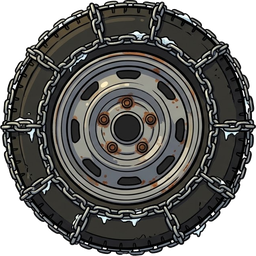
#> input picture klapperkiste/assets/teile/schneeketten/seite.png, 256 x 256 px, given in place of schneeketten_blatt.jpg, which was not available
$ python schneeketten_einpassen.py
#> lines starting #> are read from the running program, lines starting #| are printed output that depends on the picture; pictures that were not available may be replaced by others from this repository, and a replacement may not be noted
### klapperkiste/tools/teilwerk.py
"""Werkzeug für Klapperkiste-Teile.

Drei Befehle:

  vorlagen   Raster-Vorlagen für jede Teile-Kategorie (Seite + Draufsicht) und
             den Gesamtplan des Autos erzeugen.
  einpassen  Ein generiertes oder gemaltes Bild freistellen, zuschneiden und
             exakt auf die Rastergröße seiner Kategorie bringen.
  bauen      Fertige Teile probeweise zu einem Auto zusammensetzen, um zu
             prüfen, ob alles zusammenpasst.
  blatt      Doppelbild mit Seitenansicht (oben) und Draufsicht (unten)
             trennen und beide Ansichten einpassen.
  karosserie Ganze Karosserie (Doppelbild) auf Norm bringen und an den
             Nähten in hinten, Mitte und vorne schneiden.
  geliefert  Lieferstand (alle Teile unter assets/teile/) für die
             Prompt-Liste in design/geliefert.js schreiben.

Beispiele:
  python klapperkiste/tools/teilwerk.py vorlagen
  python klapperkiste/tools/teilwerk.py einpassen roh.png motor seite motor_seite.png
  python klapperkiste/tools/teilwerk.py blatt roh_blatt.png maeher motor
  python klapperkiste/tools/teilwerk.py bauen seite auto.png rahmen=a.png motor=b.png radH=c.png
"""

from __future__ import annotations

import argparse
import base64
import io
import json
import os
import sys

from PIL import Image, ImageChops, ImageDraw, ImageFont

ROOT = os.path.normpath(os.path.join(os.path.dirname(__file__), ".."))
RASTER_PATH = os.path.join(ROOT, "assets", "raster.json")
VORLAGEN_DIR = os.path.join(ROOT, "assets", "vorlagen")

INK = (29, 39, 48, 255)
GRID = (201, 211, 214, 255)
KANTE = (224, 75, 58, 255)
PAPIER = (255, 255, 255, 255)

# Farben für Platzhalter im Gesamtplan
FARBEN = {
    "rahmen": (201, 138, 75), "rad": (38, 43, 48), "motor": (224, 75, 58),
    "energie": (47, 111, 176), "sitz": (47, 143, 136), "lenkung": (111, 143, 166),
    "vorderbau": (242, 182, 50), "vorne": (159, 215, 232), "heck": (140, 153, 163),
    "achse": (93, 78, 66), "licht": (255, 236, 150), "hupe": (214, 170, 60),
    "karosserie_hinten": (127, 207, 174), "karosserie_mitte": (127, 207, 174),
    "karosserie_vorne": (127, 207, 174),
}


def lade_raster(pfad: str = RASTER_PATH) -> dict:
    with open(pfad, encoding="utf-8") as f:
        return json.load(f)


# [5 lines left out: function box_px, not called in this run]


SCHRIFTEN = [
    "/usr/share/fonts/truetype/dejavu/DejaVuSans.ttf",
    "/Library/Fonts/Arial Unicode.ttf",
    "C:/Windows/Fonts/arial.ttf",
]


# [226 lines left out: functions _schrift, _farbmaske, _erstes_pixel, freistellen, drehen, rot_entsaettigen and 5 more, not called in this run]


# --- Karosserie ----------------------------------------------------------------

KAROSSERIE_TEILE = ("hinten", "mitte", "vorne")


# [338 lines left out: functions _ausdehnung, _naht_mass, _normieren, karosserie_schneiden, karosserie_platzhalter, _raster_linien and 6 more, not called in this run]


# --- Lieferstand für die Prompt-Liste -------------------------------------------

TEILE_DIR = os.path.join(ROOT, "assets", "teile")
GELIEFERT_JS = os.path.join(ROOT, "design", "geliefert.js")
TEILE_JS = os.path.join(ROOT, "design", "teile.js")


# [59 lines left out: functions lieferstand, _data_uri, schreibe_lieferstand, not called in this run]


# --- Kommandozeile ------------------------------------------------------------

def main(argv: list[str] | None = None) -> int:
    p = argparse.ArgumentParser(description=__doc__, formatter_class=argparse.RawDescriptionHelpFormatter)
    sub = p.add_subparsers(dest="befehl", required=True)
    sub.add_parser("vorlagen", help="Vorlagen und Gesamtplan erzeugen")
    sub.add_parser("geliefert", help="Lieferstand für die Prompt-Liste schreiben (design/geliefert.js)")
    e = sub.add_parser("einpassen", help="Bild freistellen und auf Rastergröße bringen")
    e.add_argument("eingabe")
    e.add_argument("kategorie")
    e.add_argument("ansicht", choices=["seite", "oben"])
    e.add_argument("ausgabe")
    e.add_argument("--toleranz", type=int, default=40, help="Farbabstand für den Hintergrund (Standard 40)")
    e.add_argument("--keine-inseln", action="store_true",
                   help="Eingeschlossene weiße Flächen nicht entfernen (für Teile mit reinweißen Flächen)")
    e.add_argument("--drehen", type=int, default=0, choices=[0, 90, 180, 270],
                   help="Bild vorher gegen den Uhrzeigersinn drehen, z. B. wenn vorne nicht rechts ist")
    bl = sub.add_parser("blatt", help="Doppelbild (Seite oben, Draufsicht unten) teilen und einpassen")
    bl.add_argument("eingabe")
    bl.add_argument("teil_id", help="z. B. maeher; Ausgabe nach assets/teile/<teil_id>/")
    bl.add_argument("kategorie")
    bl.add_argument("--toleranz", type=int, default=40)
    bl.add_argument("--keine-inseln", action="store_true")
    bl.add_argument("--kappen", nargs=3, action="append", default=[], metavar=("ANSICHT", "KANTE", "PROZENT"),
                    help="Rand abschneiden, z. B. --kappen seite unten 27 (wiederholbar)")
    bl.add_argument("--rot-grau", choices=["seite", "oben"],
                    help="Rote Stellen in dieser Ansicht grau färben (z. B. Felgenrest in der Draufsicht)")
    ka = sub.add_parser("karosserie", help="Ganze Karosserie (Doppelbild) normieren und in 3 Teile schneiden")
    ka.add_argument("eingabe")
    ka.add_argument("modell", help="z. B. kaefer; Ausgabe nach assets/teile/<modell>_hinten|_mitte|_vorne/")
    ka.add_argument("--keine-inseln", action="store_true")
    kp = sub.add_parser("karosserie-platzhalter",
                        help="Drei gezeichnete Platzhalter-Karosserien (A, B, C) erzeugen")
    kp.add_argument("--roh", help="Ordner für die Rohbilder (Standard: assets/teile/platzhalter-roh)")
    bb = sub.add_parser("bauen", help="Teile zu einem Auto zusammensetzen")
    bb.add_argument("ansicht", choices=["seite", "oben"])
    bb.add_argument("ausgabe")
    bb.add_argument("teile", nargs="+", help="slot=bild.png, z. B. motor=motor_seite.png")
    args = p.parse_args(argv)
    raster = lade_raster()

    if args.befehl == "geliefert":
        print(f"{schreibe_lieferstand(raster)} Bilder eingetragen in {os.path.relpath(GELIEFERT_JS)}")
    elif args.befehl == "vorlagen":
        for pfad in alle_vorlagen(raster):
            print(os.path.relpath(pfad))
    elif args.befehl == "einpassen":
        roh = drehen(Image.open(args.eingabe), args.drehen)
        fertig, hinweise = einpassen(roh, raster, args.kategorie, args.ansicht,
                                     args.toleranz, not args.keine_inseln)
        fertig.save(args.ausgabe)
        print(f"{args.ausgabe}: {fertig.width}×{fertig.height} px")
        for h in hinweise:
            print("Hinweis:", h)
    elif args.befehl == "blatt":
        ziel = os.path.join(TEILE_DIR, args.teil_id)
        os.makedirs(ziel, exist_ok=True)
        schnitte = [(a, k, float(p)) for a, k, p in args.kappen]
        ergebnis = blatt_einpassen(Image.open(args.eingabe), raster, args.kategorie, args.toleranz,
                                   not args.keine_inseln, schnitte)
        for ansicht, (fertig, hinweise) in ergebnis.items():
            if args.rot_grau == ansicht:
                fertig = rot_entsaettigen(fertig)
            pfad = os.path.join(ziel, f"{ansicht}.png")
            fertig.save(pfad)
            print(f"{os.path.relpath(pfad)}: {fertig.width}×{fertig.height} px")
            for h in hinweise:
                print(f"Hinweis ({ansicht}):", h)
    elif args.befehl in ("karosserie", "karosserie-platzhalter"):
        if args.befehl == "karosserie":
            auftraege = [(args.modell, Image.open(args.eingabe), not args.keine_inseln)]
        else:
            roh_dir = args.roh or os.path.join(TEILE_DIR, "platzhalter-roh")
            os.makedirs(roh_dir, exist_ok=True)
            auftraege = []
            for m in ("A", "B", "C"):
                roh = karosserie_platzhalter(raster, m)
                roh.save(os.path.join(roh_dir, f"platzhalter-{m.lower()}_blatt.png"))
                auftraege.append((f"platzhalter-{m.lower()}", roh, True))
        for modell, roh, inseln in auftraege:
            teile, hinweise = karosserie_schneiden(roh, raster, inseln=inseln)
            for teil, ansichten in teile.items():
                ziel = os.path.join(TEILE_DIR, f"{modell}_{teil}")
                os.makedirs(ziel, exist_ok=True)
                for ansicht, fertig in ansichten.items():
                    fertig.save(os.path.join(ziel, f"{ansicht}.png"))
                print(f"{os.path.relpath(ziel)}: seite + oben")
            for h in hinweise:
                print("Hinweis:", h)
    elif args.befehl == "bauen":
        teile = {}
        for eintrag in args.teile:
            slot, pfad = eintrag.split("=", 1)
            teile[slot] = Image.open(pfad).convert("RGBA")
        bauen(raster, args.ansicht, teile).save(args.ausgabe)
        print(args.ausgabe)
    return 0


# [2 lines that do not run on import are left out]

### klapperkiste/tools/einmalig/schneeketten_einpassen.py
"""Einmalige Bearbeitung: Rad mit Schneeketten.

Das Blatt hat links das Rad von der Seite und rechts zwei Draufsichten
übereinander; genommen wird die obere. Keine Lochsuche, sonst verschwindet der
Schnee zwischen den Kettengliedern.

Aufruf:
  python klapperkiste/tools/einmalig/schneeketten_einpassen.py
"""

from __future__ import annotations

import os
import sys

from PIL import Image

sys.path.insert(0, os.path.join(os.path.dirname(__file__), ".."))
import teilwerk  # noqa: E402

TEIL = os.path.join(teilwerk.TEILE_DIR, "schneeketten")
ROH = os.path.join(TEIL, "roh")
SEITE = (0, 0, 700, 768)        # Rad von der Seite
OBEN = (700, 0, 1408, 370)      # obere der beiden Draufsichten


def main() -> int:
    blatt = Image.open(os.path.join(ROH, "schneeketten_blatt.jpg")).convert("RGB")
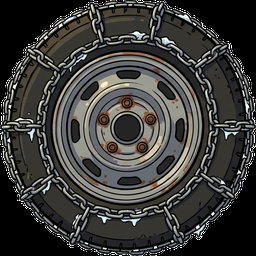
#> blatt: PIL image 256x256 RGB; mean R, G, B 59.9, 59.3, 57.1
    for ansicht, box in (("seite", SEITE), ("oben", OBEN)):
        roh = os.path.join(ROH, f"schneeketten_{ansicht}.png")
        blatt.crop(box).save(roh)
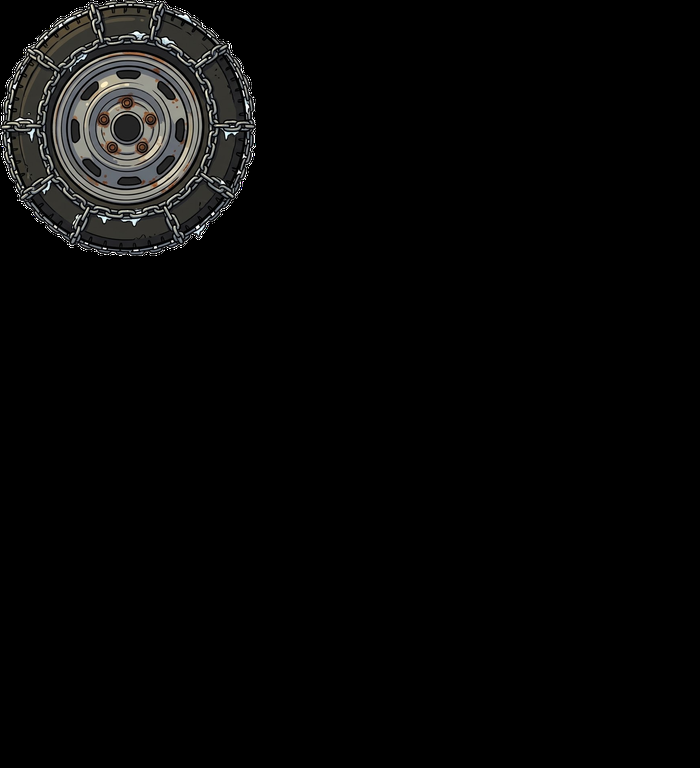
#> saved as schneeketten_seite.png: PIL image 700x768 RGB; mean R, G, B 7.3, 7.2, 7
        ziel = os.path.join(TEIL, f"{ansicht}.png")
        teilwerk.main(["einpassen", roh, "rad", ansicht, ziel, "--keine-inseln"])
    return 0


if __name__ == "__main__":
#> (the run stopped early here; a loop or call above may not have finished)

$ run again, on klapperkiste/assets/geschichte/donnerkeil_foto.jpg
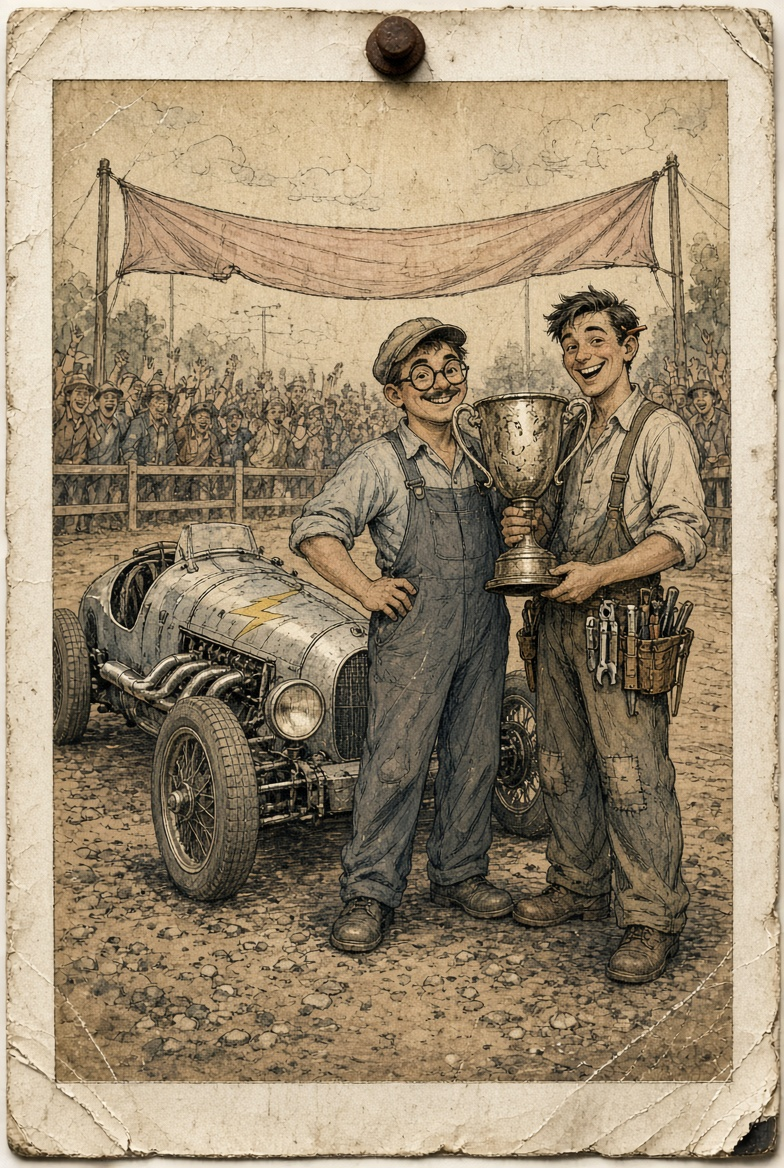
#> input picture klapperkiste/assets/geschichte/donnerkeil_foto.jpg, 784 x 1168 px, given in place of schneeketten_blatt.jpg, which was not available
#> in main, blatt is the input picture: PIL image 784x1168 RGB; mean R, G, B 156.9, 140.4, 115.2
#> in main, `blatt.crop(box).save(roh)`:
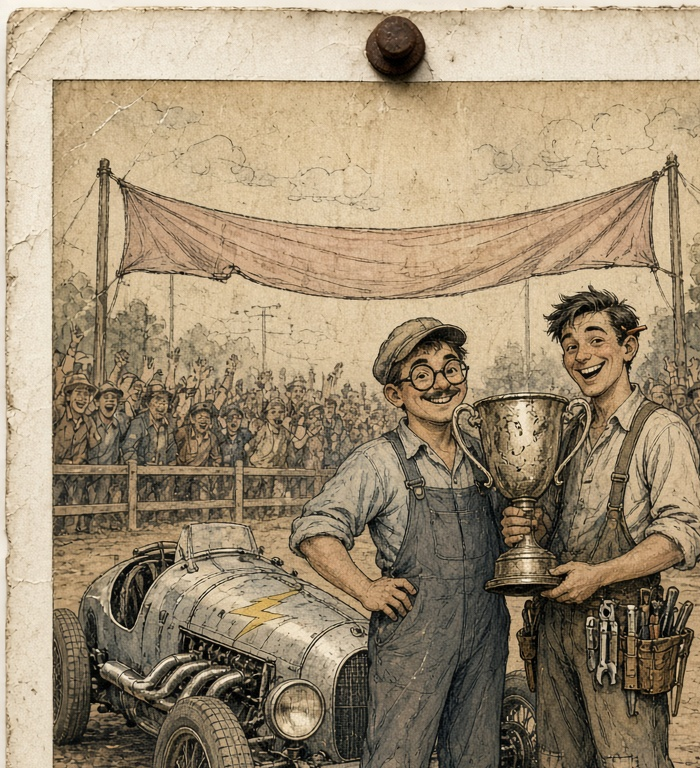
#> saved as schneeketten_seite.png: PIL image 700x768 RGB; mean R, G, B 159, 142, 116

$ run again, on klapperkiste/assets/teile/badewanne-roh/badewanne_blatt_original.jpg
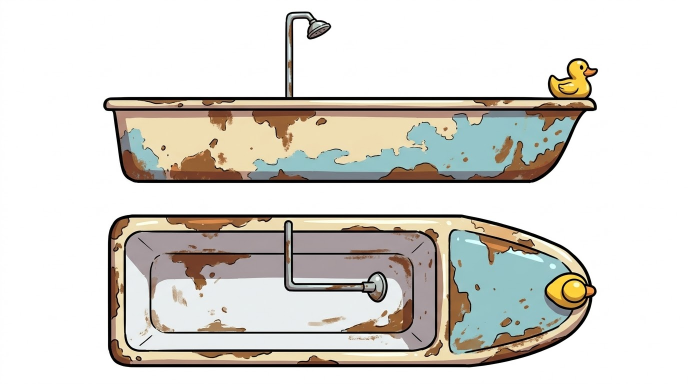
#> input picture klapperkiste/assets/teile/badewanne-roh/badewanne_blatt_original.jpg, 1376 x 768 px, given in place of schneeketten_blatt.jpg, which was not available (shown at 1/2 size)
#> in main, blatt is the input picture: PIL image 1376x768 RGB; mean R, G, B 216.5, 214, 208
#> in main, `blatt.crop(box).save(roh)`:
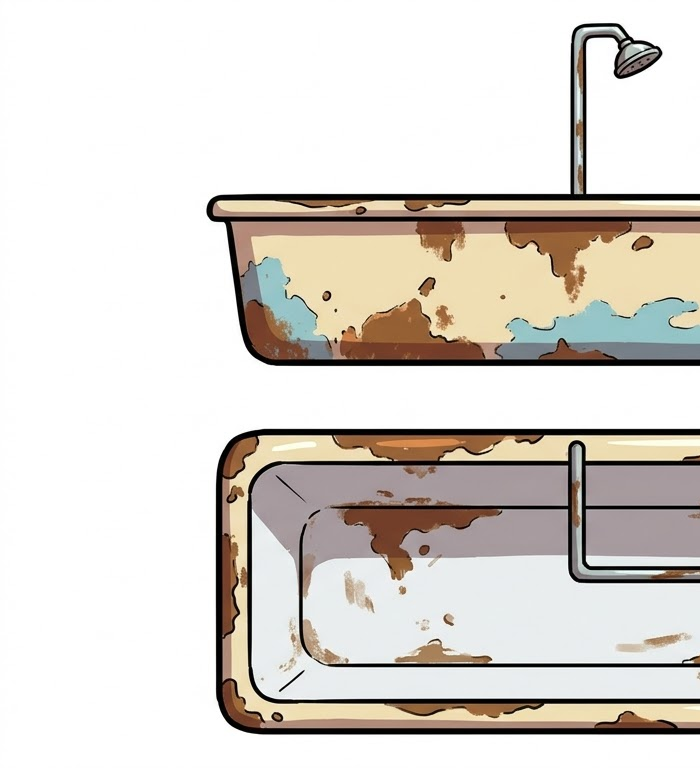
#> saved as schneeketten_seite.png: PIL image 700x768 RGB; mean R, G, B 219.4, 214.5, 208.7
